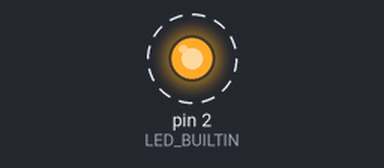
A sketch run on a simulated Arduino Uno, built with avr-gcc and run on an emulated ATmega328P. Parts: output pins drawn as LEDs (lit = HIGH). Dashed ring = blinking. What the sketch prints to the serial monitor is not drawn.

Above: at 0.5 s.
Timing chart, 0 to 4.7 s (numbered marks = the images above):
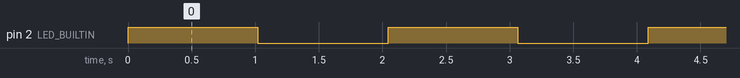

The sketch:

week-2.ino.ino
```cpp
#define LED_BUILTIN 2
void setup() {
  // put your setup code here, to run once:
  Serial.begin(9600);

  pinMode(LED_BUILTIN, OUTPUT);

}

void loop() {
  // put your main code here, to run repeatedly:


  digitalWrite(LED_BUILTIN, 1);
  Serial.print("สวัสดี ธีรภัทร์ อ่วมกระโทก");
  Serial.print("light ...\n");
  delay(1000);

  digitalWrite(LED_BUILTIN, 0);
  Serial.print("สวัสดี ธีรภัทร์ อ่วมกระโทก");
  Serial.print("not light ...\n");
  delay(1000);
}
```

Measured:
- by itself, pin 2 (LED_BUILTIN): alternates HIGH for 1.0 s and LOW for 1.0 s
